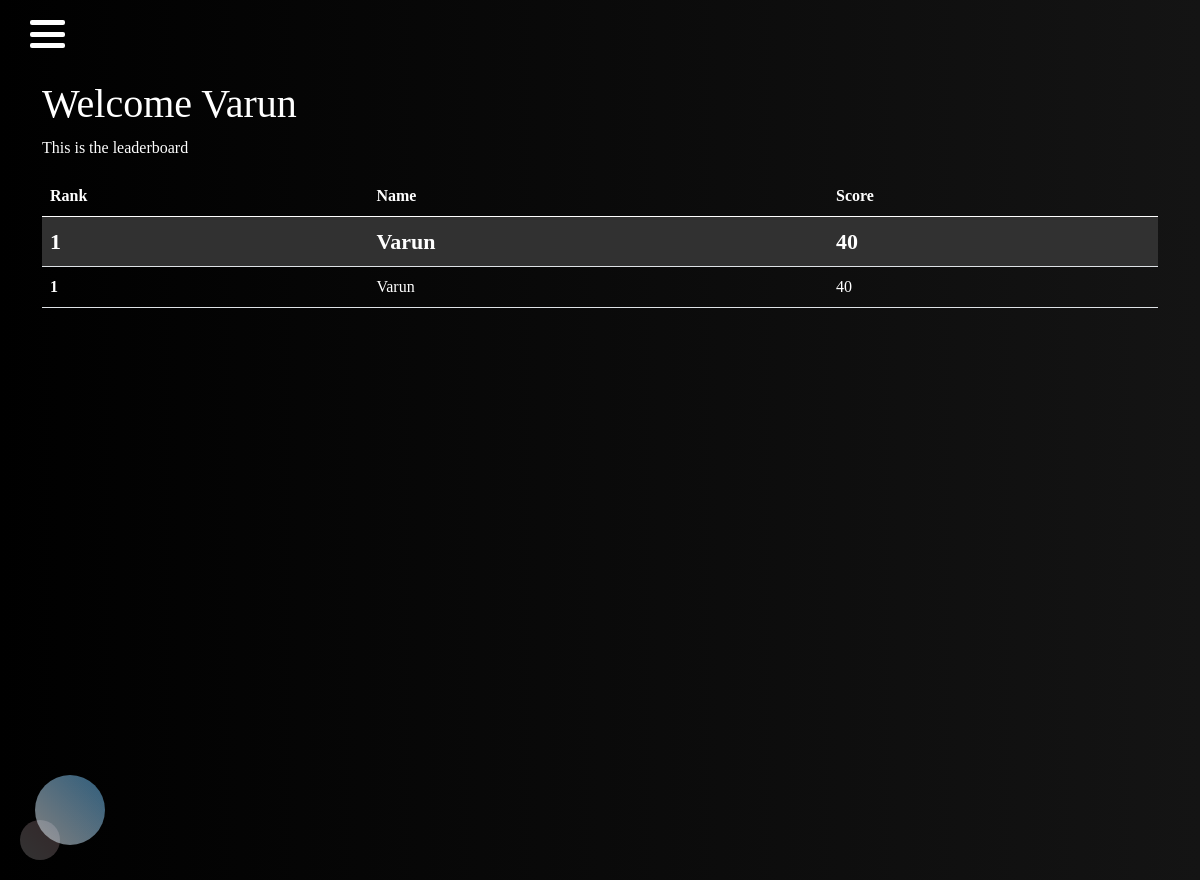
The page /leaderboard/26/leaderboard (signed in) on the database as committed earlier.
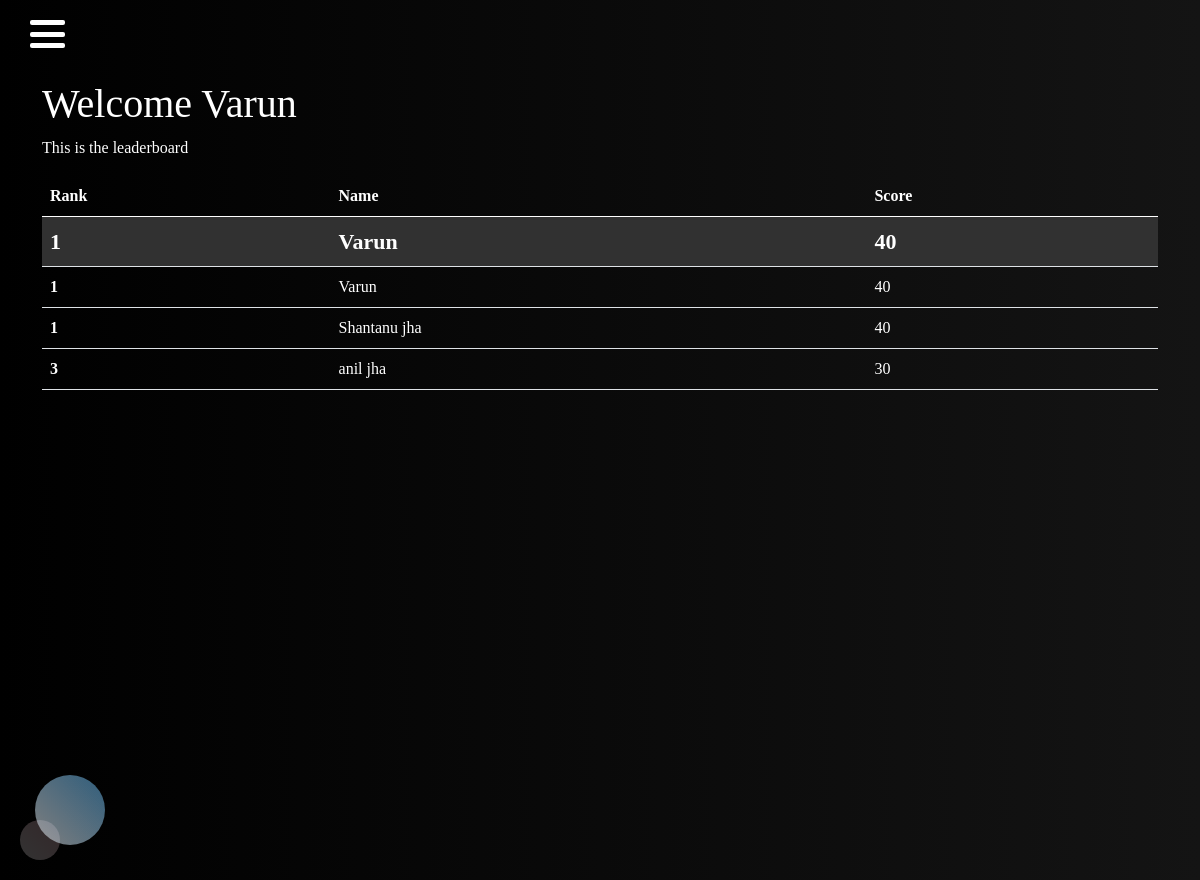
The same page on the database as committed later.
### leaderboard/models.py (models this page shows, shortened)
class Score(models.Model):
    user_id=models.IntegerField()
    quiz_id=models.IntegerField()
    score=models.IntegerField(default=0)
    user_name=models.CharField(max_length=200)

### leaderboard/views.py (the view)
# urls.py: path('<int:quiz_id>/leaderboard',views.leaderboard,name='leaderboard'),
def leaderboard(request,quiz_id):
    this_quiz_leaderboard=Score.objects.filter(quiz_id=quiz_id).order_by('-score')
    rank=1
    quantity=0
    if this_quiz_leaderboard.exists():
        current_score=this_quiz_leaderboard[0].score
    else:
        current_score=1000000
    ranks=[]
    for people in this_quiz_leaderboard:
        if people.score<current_score:
            rank+=quantity
            quantity=0
        else:
            quantity+=1
        ranks.append(rank)
    score_count=this_quiz_leaderboard.count()
    if request.user.is_authenticated:
        this_user_score=Score.objects.filter(quiz_id=quiz_id,user_id=request.user.id)
        if this_user_score.exists():
            user_ranking=Score.objects.filter(quiz_id=quiz_id).values_list('score', flat=True)
            user_rank=len(user_ranking)+1
            if len(user_ranking)>0:
                if user_ranking[0]==user_ranking[len(user_ranking)-1]:
                    user_rank=1
            for i in range(len(user_ranking)):
                if this_user_score[0].score>=user_ranking[i]:
                    user_rank=i+1
                    break
            data={'scores':zip(this_quiz_leaderboard,ranks),
                    'this_user_score':this_user_score[0],
                    'this_user_rank':user_rank,
            }
        else:
            data={'scores':zip(this_quiz_leaderboard,ranks)}
    else:
        data={'scores':zip(this_quiz_leaderboard,ranks)}
    return render(request,'leaderboard.html',data)

### accounts/context_processors.py (called while the page is built)
def user_profile(request):
    if request.user.is_authenticated:
        user_profile=get_object_or_404(User_profile,user_id=request.user.id)
        return {'user_profile' : user_profile ,}
    else:
        return {}

### templates/leaderboard.html (shortened to what this page needs)
{% extends 'base.html' %}  {% block content %}
<div class="container mt-50 mb-50">
    <div class="main-title" style="text-align:left !important;">
        {% if user.is_authenticated %}
        <h1>Welcome <span> {{request.user.first_name}}</span></h1>
        {% else %}
        <h1>Welcome <span> User</span></h1>
        {% endif %}
        <p>This is the leaderboard</p>
    </div>
    <table class="table table-hover">
        <thead>
            <tr>
                <th scope="col">Rank</th>
                <th scope="col">Name</th>
                <th scope="col">Score</th>
            </tr>
        </thead>
        <tbody>
            {% if this_user_score %}
            <tr style="color: white;background:rgb(49, 49, 49);font-size: 22px;font-weight: 600;">
                <th scope="row">{{this_user_rank}}</th>
                <td>{{this_user_score.user_name}}</td>
                <td>{{this_user_score.score}}</td>
            </tr>
            {% endif %} {% for score,rank in scores %}
            <tr style="color: white;">
                <th scope="row">{{rank}}</th>
                <td>{{score.user_name}}</td>
                <td>{{score.score}}</td>
            </tr>
            {% endfor %}
        </tbody>
    </table>
</div>
{% endblock content %}

Rows that differ between the two databases and show on the page:
added Score: rank "1", user_name "Shantanu jha", score "40"
added Score: rank "3", user_name "anil jha", score "30"
